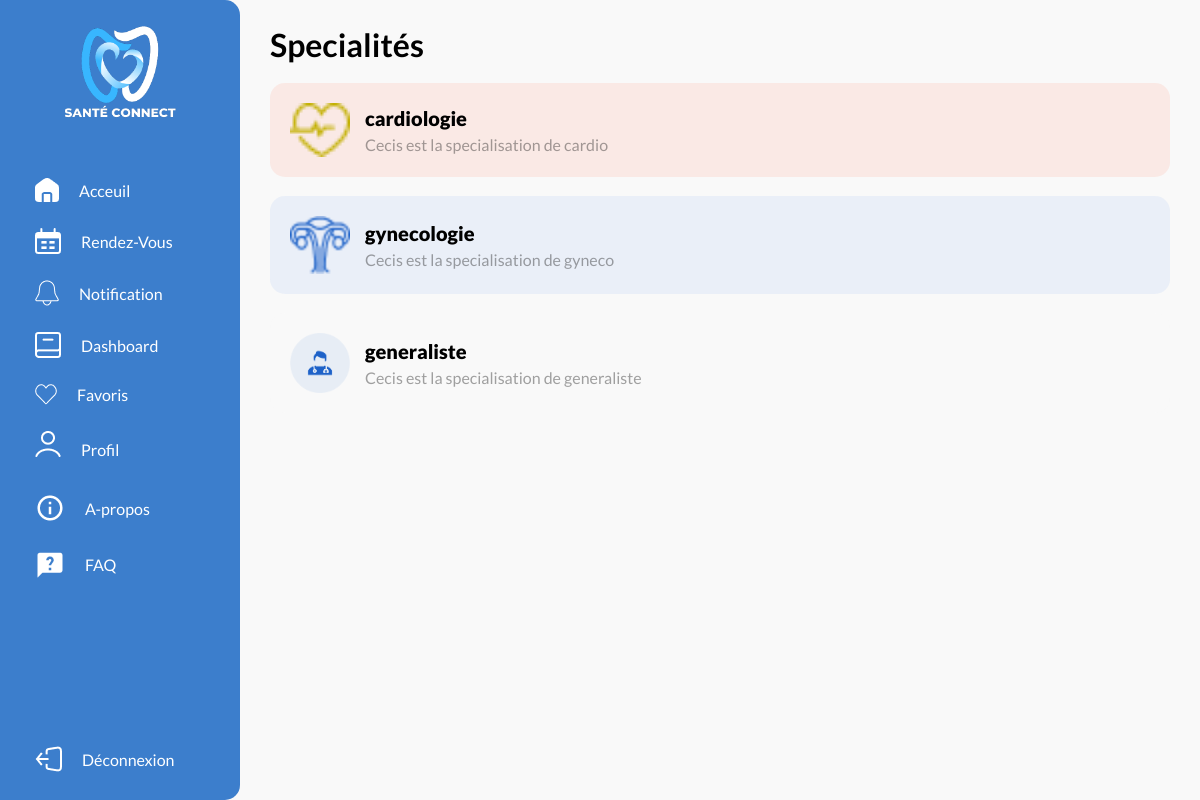
Screenshot of /index.php?page=specialites (signed in) with the database file from the repository.
### tables this page shows
CREATE TABLE `specialite` (
  `id` int(11) NOT NULL,
  `nom` varchar(100) NOT NULL,
  `couleur` varchar(10) NOT NULL,
  `icone` varchar(255) NOT NULL,
  `description` text DEFAULT NULL
);

### model/models/UserModel.php (called while the page is built, shortened)
<?php
    require_once __DIR__.'/../dbconfig/connect.php';
    require_once __DIR__.'/../classes/User.php';
    class UserModel extends User{
        public static function get($id) {
            try {
                $bdd = connexion();
                $query = $bdd->prepare("SELECT * FROM user WHERE id = :id");
                $query->bindParam(':id', $id);
                $query->execute();
                $result = $query->fetch(PDO::FETCH_ASSOC);
                if ($result) {
                    return new UserModel($result['id'],
                                    $result['token'],
                                    $result['nom_complet'],
                                    $result['email'],
                                    $result['mot_de_passe'],
                                    $result['code_verification'],
                                    $result['accountType_libelle'],
                                    $result['sexe'],
                                    $result['date_de_naissance'],
                                    $result['numero_tel'],
                                    $result['photo'],
                                    $result['verified_at'],
                                    $result['bloque']
                                );
                } else {
                    return null;
                }
            } catch (PDOException $e) {
                echo "Error fetching user: " . $e->getMessage();
                return null;
            }
        }
    }

### model/dbconfig/connect.php (called while the page is built)
<?php
    function connexion(){
        try {
            $bdd = new PDO('mysql:host=localhost;dbname=santeconnect', 'root', '');
            $bdd->setAttribute(PDO::ATTR_ERRMODE, PDO::ERRMODE_EXCEPTION);
        } catch (PDOException $e) {
            echo "Connection failed: " . $e->getMessage();
        }
        return $bdd;
    }

### model/classes/User.php (called while the page is built, shortened)
<?php
    class User {
        public function __construct($id, $token, $nom_complet, $email, $mot_de_passe, $code_verification, $accountType_libelle, $sexe, $date_de_naissance, $numero_tel, $photo = null, $verified_at = null, $bloque = false) {
            $this->accountType_libelle = $accountType_libelle;
        }
    }

### model/models/SpecialiteModel.php (called while the page is built, shortened)
<?php
require_once __DIR__.'/../dbconfig/connect.php';
require_once __DIR__.'/../classes/Specialite.php';
class SpecialiteModel extends Specialite{
    public static function getAll() {
        try {
            $bdd = connexion();
            $query = $bdd->prepare("SELECT * FROM specialite");
            $query->execute();
            $results = $query->fetchAll(PDO::FETCH_ASSOC);
            $specialites = [];
            foreach ($results as $result) {
                $specialites[] = new SpecialiteModel($result['id'], $result['nom'], $result['couleur'], $result['icone'], $result['description']);
            }
            return $specialites;
        } catch (PDOException $e) {
            echo "Error fetching Specialites: " . $e->getMessage();
            return null;
        }
    }
    public function rgbaColor($opacity){
        $hex = str_replace('#', '', $this->couleur);
        $rgb = sscanf($hex, "%02x%02x%02x");
        list($r, $g, $b) = $rgb;
        $rgba = 'rgba(' . implode(', ', [$r, $g, $b, $opacity]) . ')';
        return $rgba;
    }
}

### model/classes/Specialite.php (called while the page is built, shortened)
<?php
class Specialite {
    public function __construct($id, $nom, $couleur, $icone, $description) {
        $this->id = $id;
        $this->nom = $nom;
        $this->couleur = $couleur;
        $this->icone = $icone;
        $this->description = $description;
    }
}

### view/User/specialites.php (the view, shortened to what this page needs)
<!DOCTYPE html>
<html lang="fr">
<head>
    <link rel="stylesheet" href="public/user/Css/specialites.css">
    <link rel="stylesheet" href="public/templatesCSS/sama_specialite.css">
</head>
<body>
    <?php
        include __DIR__ ."/includes/sidebar.php";
    ?>
    <main id="main">
        <h1>Specialités</h1>
        <div class="all">
            <br>
            <?php
                foreach ($specialites as $specialite) {
            ?>
            <div class="specialite" style="background-color: <?= $specialite->rgbaColor(0.1)?>;">
                <img src="<?=$specialite->icone?>" alt="" style="width: 60px; heigth:60px">
                <div class="informations">
                    <a href="?page=specialite&spe-id=<?= $specialite->id?>" style="text-decoration:none; color:black">
                    <span class="specialite-title"><?=$specialite->nom?></span>
                    </a>
                    <span class="specialite-text"><?=$specialite->description?></span>
                </div>
            </div>
            <br>
            <?php } ?>
        </div>
    </main>
</body>
</html>

### index.php (shortened to what this page needs)
<?php
    require_once __DIR__.'/./model/models/UserModel.php';
    require_once __DIR__.'/./controller/UserController.php';
    if (isset($_SESSION["user_id"])){
        $user = UserModel::get($_SESSION["user_id"]);
        $role = $user->accountType_libelle;
        switch ($role) {
            case 'user':
                $usercontroller = new UserController();
                $usercontroller->invoke();
                break;
        }
    }else{
        $authcontroller = new AuthController();
        $authcontroller->invoke();
    }

### controller/UserController.php (shortened to what this page needs)
<?php
    require_once __DIR__.'/../model/models/UserModel.php';
    require_once __DIR__.'/../model/models/SpecialiteModel.php';
    class UserController{
        public function invoke(){
            $page = $_GET['page'];
            switch ($page) {
                case 'specialites':
                    $specialites = SpecialiteModel::getAll();
                    include __DIR__.'/../view/User/specialites.php';
                    break;
            }
        }
    }

### view/User/includes/sidebar.php
<?php
    $active = isset($active)? $active :"";
?>
<nav id="navbar">
    <div id="logo-nav">
        <div class="logo-container">
            <img id="logo_image" src="public/Logos/logo_white_text.png" alt="">
        </div>
        <div id="nav-elements">
            <a href="?page=home">
                <div class="element <?php if($active=='home') echo 'active_page' ?>">
                    <img src="public/Icons/Home<?php if($active=='home') echo '_blue' ?>.png" alt="">
                    <span>Acceuil</span>
                </div>
            </a>
            <a href="?page=rendez-vous&categorie=Tout">
                <div class="element <?php if($active=='rendez-vous') echo 'active_page' ?>">
                    <img src="public/Icons/Calendar<?php if($active=='rendez-vous') echo '_blue' ?>.png" alt="">
                    <span>Rendez-Vous</span>
                </div>
            </a>
            <a href="?page=notification">
                <div class="element <?php if($active=='notif') echo 'active_page' ?>">
                    <img src="public/Icons/Bell<?php if($active=='notif') echo '_blue' ?>.png" alt="">
                    <span>Notification</span>
                </div>
            </a>
            <a href="?page=dashboard">
                <div class="element <?php if($active=='dashboard') echo 'active_page' ?>">
                    <img src="public/Icons/Book<?php if($active=='dashboard') echo '_blue' ?>.png" alt="">
                    <span>Dashboard</span>
                </div>
            </a>
            <a href="index.php?page=favoris">
                <div class="element <?php if($active=='favoris') echo 'active_page' ?>">
                    <img src="public/Icons/Heart<?php if($active=='favoris') echo '_blue' ?>.png" alt="">
                    <span>Favoris</span>
                </div>
            </a>
            <a href="?page=profil">
                <div class="element <?php if($active=='profil') echo 'active_page' ?>">
                    <img src="public/Icons/User<?php if($active=='profil') echo '_blue' ?>.png" alt="">
                    <span>Profil</span>
                </div>
            </a>
            <a href="?page=apropos">
                <div class="element <?php if($active=='apropos') echo 'active_page' ?>">
                    <img src="public/Icons/About<?php if($active=='apropos') echo '_blue' ?>.png" alt="">
                    <span>A-propos</span>
                </div>
            </a>
            <a href="?page=faq">
                <div class="element <?php if($active=='faq') echo 'active_page' ?>">
                    <img class="icon_nav" src="public/Icons/Faq<?php if($active=='faq') echo '_blue' ?>.png" alt="">
                    <span>FAQ</span>
                </div>
            </a>
        </div>
    </div>
    <div id="logout-container">
        <a href="index.php?page=logout">
            <div class="element">
                <img src="public/Icons/Logout.png" alt="">
                <span>Déconnexion</span>
            </div>
        </a>
    </div>
</nav>

### public/user/Css/specialites.css (style rules this page uses)
.specialite { width: 100%; padding: 20px; display: flex; gap: 15px; border-radius: 15px; align-items: center; }
.informations { display: flex; flex-direction: column; gap: 5px; }
.specialite-title { font-size: 20px; font-weight: 800; }
.specialite-text { color: rgba(26, 26, 26,.4); font-size: 16px; }

### public/templatesCSS/sama_specialite.css (style rules this page uses)
* { margin: 0; padding: 0; box-sizing: border-box; }
body { background-color: #F9F9F9; font-family: 'Lato', sans-serif; }
nav { width: 17%; height: 100vh; border-top-right-radius: 15px; border-bottom-right-radius: 15px; position: fixed; top: 0; left: 0; display: flex; flex-direction: column; justify-content: space-between; background-color: #3C7ECC; z-index: 10; }
#logo-nav { width: 100%; display: flex; flex-direction: column; gap: 20px; }
.logo-container { display: flex; justify-content: center; }
.logo-container img { width: 150px; }
#nav-elements { width: 100%; display: flex; flex-direction: column; padding: 0 20px; gap: 10px; }
#nav-elements a { text-decoration: none; }
.element { width: 100%; display: flex; gap: 20px; align-items: center; color: white; padding: 8px 15px; border-radius: 10px; }
.element span { font-size: 16px; }
#logout-container { padding: 0 20px; margin-bottom: 20px; }
#logout-container a { text-decoration: none; }
main { margin-left: 17%; width: 83%; padding: 25px 30px; position: relative; transition: all .5s ease; gap: 30px; }
@media screen and (max-width: 1250px) { nav { width: 20%; } }
@media screen and (max-width: 1250px) { main { margin-left: 20%; width: 80%; } }

### rows the page displays
specialite: icone (picture), nom "cardiologie", description "Cecis est la specialisation de cardio"
specialite: icone (picture), nom "gynecologie", description "Cecis est la specialisation de gyneco"
specialite: icone (picture), nom "generaliste", description "Cecis est la specialisation de generaliste"
